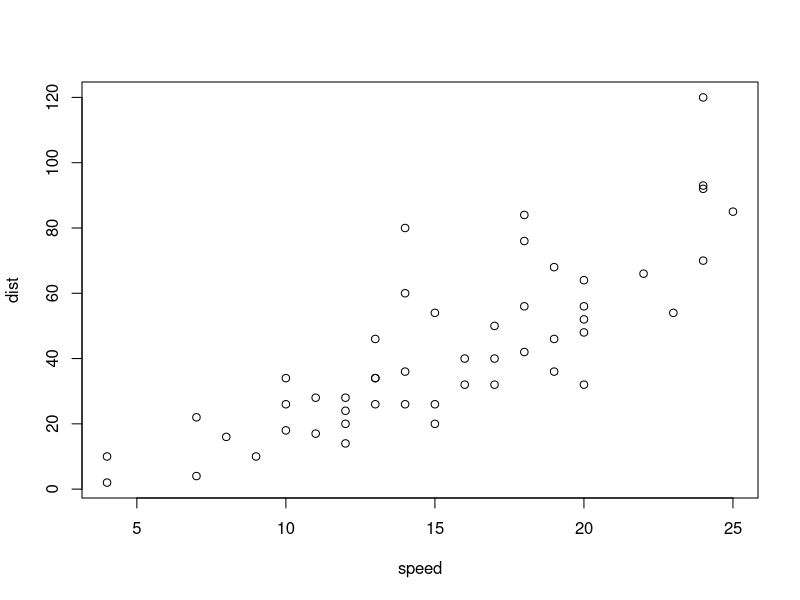
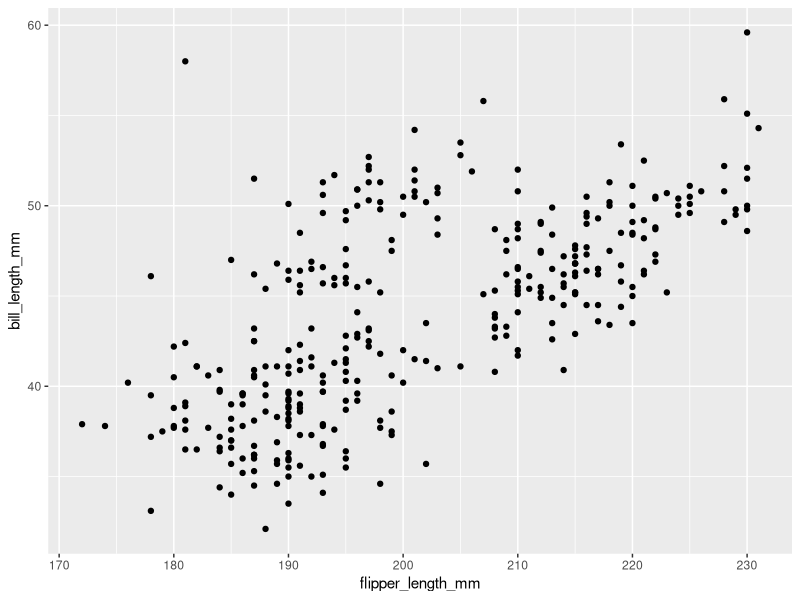

Recreate these plots in R, in order.
## ---- chunk 1
knitr::opts_chunk$set(echo = TRUE)
library(palmerpenguins)
library(tidyverse)
## ---- chunk 2
2 + 2
plot(cars)
## ---- chunk 3
ggplot(penguins, aes(x = flipper_length_mm, y = bill_length_mm)) +
  geom_point()
